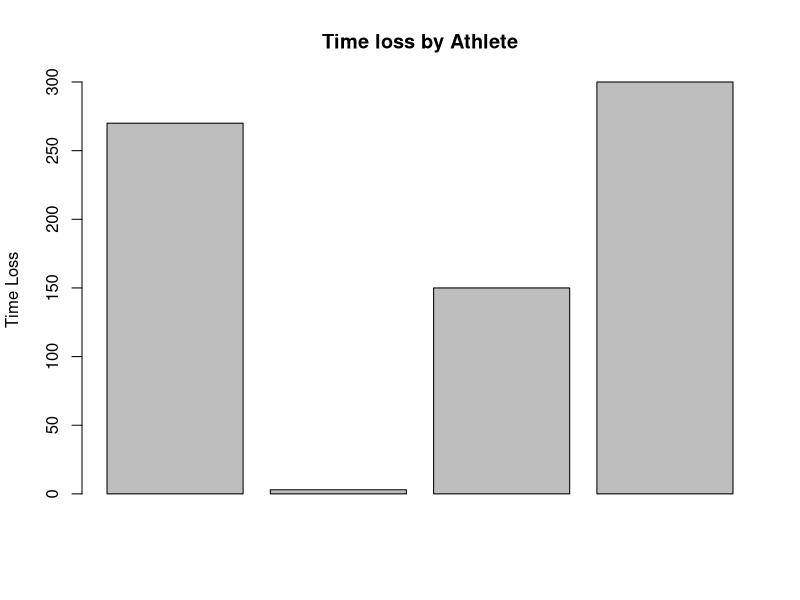

Reproduce this figure in R.

##################################################
# 📄 Title: 09_Subsetting operating with bracket.R
# 📆 Date: 2024-06-03
# 🧠 Purpose: 練習如何用square bracket, double square bracket和dollar sign來擷取資料
# 💡 Topic: square bracket, double square bracket, dollar sign
# 🎓 Source: Coursera - R Programming - Week 1 - Subsetting - Basics
##################################################

# Background
# 當我有一筆傷害紀錄資料，裡面包含型別不同的欄位，而我需要提取不同型別的資料

# 先建立一個傷害紀錄的data frame
injury_data <- data.frame(
  Athlete_name = c("Anita", "Jemma", "Carol", "Sam"),
  Team = c("Judo", "Basketball", "Volleyball", "Boxing"),
  Injury = c("ACL Rupture", "Osgood Schlatter", "Patella Tendonopathy","Obesity"),
  Time_loss = c(270, 3, 150, 300)
)

# 用square bracket擷取同樣型別的資料

# 情境1: 我把跨年度的傷害統計資料放在同一個資料表裡按照序列排放，
# 而我只想擷取特定範圍的資料，並且完整取用所有欄位的時候

injury_data[1:2, ]
injury_data[3:4, ]

# 用square bracket來filter特定條件的資料
# 情境2: 我想單獨把time loss超過200天的選手filter出來分析
injury_data[injury_data$Time_loss > 200, ]

# 使用double square bracket擷取資料裡的原始資料向量
# 情境3: 把time loss的資料擷取出來畫圖

# step 1: 先把time loss欄位裡的值擷取出來
days <- injury_data[["Time_loss"]]

# 測試是否印出對的資料
print(days)

# step 2: 繪製一張長條圖來表示不同選手的time loss時間長短
barplot(days, name.arg = injury_data$athletes_name,
        main = "Time loss by Athlete",
        ylab = "Time Loss")

# 情境4: 我想跟教練報告特定選手的傷害情形
injury_data$Injury[injury_data$Athlete_name == "Anita"]
injury_data$Time_loss[injury_data$Athlete_name == "Anita"]
